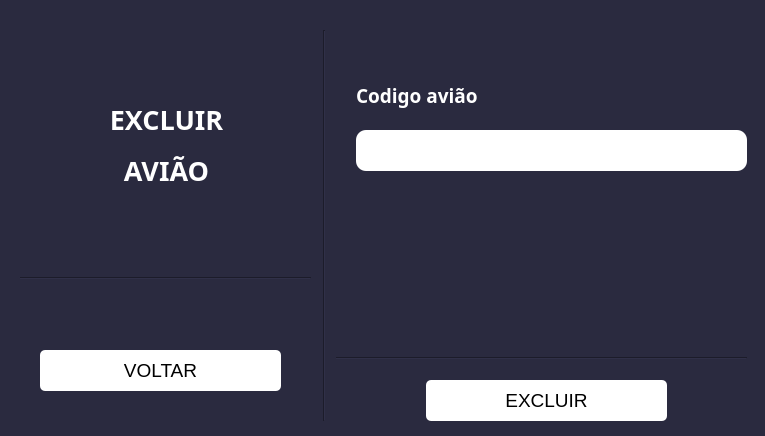
<?xml version="1.0" encoding="UTF-8"?>
<ui version="4.0">
 <class>Form</class>
 <widget class="QWidget" name="Form">
  <property name="geometry">
   <rect>
    <x>0</x>
    <y>0</y>
    <width>765</width>
    <height>436</height>
   </rect>
  </property>
  <property name="windowTitle">
   <string>Form</string>
  </property>
  <property name="styleSheet">
   <string notr="true">background-color: rgb(42, 42, 63);</string>
  </property>
  <widget class="QLabel" name="label">
   <property name="geometry">
    <rect>
     <x>36</x>
     <y>99</y>
     <width>261</width>
     <height>41</height>
    </rect>
   </property>
   <property name="font">
    <font>
     <family>Arial Black</family>
     <pointsize>20</pointsize>
     <weight>75</weight>
     <bold>true</bold>
    </font>
   </property>
   <property name="layoutDirection">
    <enum>Qt::LeftToRight</enum>
   </property>
   <property name="styleSheet">
    <string notr="true">color: rgb(255, 255, 255);</string>
   </property>
   <property name="text">
    <string>EXCLUIR</string>
   </property>
   <property name="alignment">
    <set>Qt::AlignCenter</set>
   </property>
  </widget>
  <widget class="QLabel" name="label_2">
   <property name="geometry">
    <rect>
     <x>36</x>
     <y>150</y>
     <width>261</width>
     <height>41</height>
    </rect>
   </property>
   <property name="font">
    <font>
     <family>Arial Black</family>
     <pointsize>20</pointsize>
     <weight>75</weight>
     <bold>true</bold>
    </font>
   </property>
   <property name="styleSheet">
    <string notr="true">color: rgb(255, 255, 255);</string>
   </property>
   <property name="text">
    <string>AVIÃO</string>
   </property>
   <property name="alignment">
    <set>Qt::AlignCenter</set>
   </property>
  </widget>
  <widget class="QPushButton" name="pushButton_2">
   <property name="geometry">
    <rect>
     <x>426</x>
     <y>380</y>
     <width>241</width>
     <height>41</height>
    </rect>
   </property>
   <property name="font">
    <font>
     <family>MS Shell Dlg 2</family>
     <pointsize>14</pointsize>
    </font>
   </property>
   <property name="styleSheet">
    <string notr="true">background-color: rgb(255, 255, 255);
color: rgb(0, 0, 0);
border-radius: 5px</string>
   </property>
   <property name="text">
    <string>EXCLUIR</string>
   </property>
  </widget>
  <widget class="QLabel" name="label_3">
   <property name="geometry">
    <rect>
     <x>356</x>
     <y>80</y>
     <width>251</width>
     <height>31</height>
    </rect>
   </property>
   <property name="font">
    <font>
     <family>Arial Black</family>
     <pointsize>14</pointsize>
     <weight>75</weight>
     <bold>true</bold>
    </font>
   </property>
   <property name="styleSheet">
    <string notr="true">color: rgb(255, 255, 255);</string>
   </property>
   <property name="text">
    <string>Codigo avião</string>
   </property>
  </widget>
  <widget class="Line" name="line_3">
   <property name="geometry">
    <rect>
     <x>336</x>
     <y>350</y>
     <width>411</width>
     <height>16</height>
    </rect>
   </property>
   <property name="styleSheet">
    <string notr="true">border-color: rgb(255, 255, 255);</string>
   </property>
   <property name="orientation">
    <enum>Qt::Horizontal</enum>
   </property>
  </widget>
  <widget class="Line" name="line_2">
   <property name="geometry">
    <rect>
     <x>316</x>
     <y>30</y>
     <width>16</width>
     <height>391</height>
    </rect>
   </property>
   <property name="orientation">
    <enum>Qt::Vertical</enum>
   </property>
  </widget>
  <widget class="QPushButton" name="pushButton">
   <property name="geometry">
    <rect>
     <x>40</x>
     <y>350</y>
     <width>241</width>
     <height>41</height>
    </rect>
   </property>
   <property name="font">
    <font>
     <family>MS Shell Dlg 2</family>
     <pointsize>14</pointsize>
    </font>
   </property>
   <property name="styleSheet">
    <string notr="true">background-color: rgb(255, 255, 255);
color: rgb(0, 0, 0);
border-radius: 5px</string>
   </property>
   <property name="text">
    <string>VOLTAR</string>
   </property>
  </widget>
  <widget class="QLineEdit" name="lineEdit">
   <property name="geometry">
    <rect>
     <x>356</x>
     <y>130</y>
     <width>391</width>
     <height>41</height>
    </rect>
   </property>
   <property name="styleSheet">
    <string notr="true">background-color: rgb(255, 255, 255);
color: rgb(136, 136, 136);
border-radius: 10px
</string>
   </property>
  </widget>
  <widget class="Line" name="line">
   <property name="geometry">
    <rect>
     <x>20</x>
     <y>270</y>
     <width>291</width>
     <height>16</height>
    </rect>
   </property>
   <property name="styleSheet">
    <string notr="true">border-color: rgb(255, 255, 255);</string>
   </property>
   <property name="orientation">
    <enum>Qt::Horizontal</enum>
   </property>
  </widget>
 </widget>
 <resources/>
 <connections/>
</ui>
